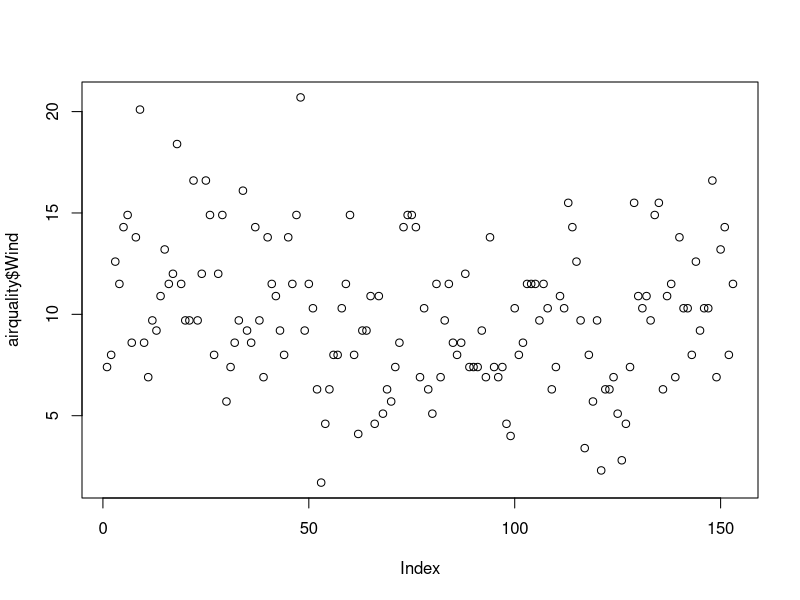
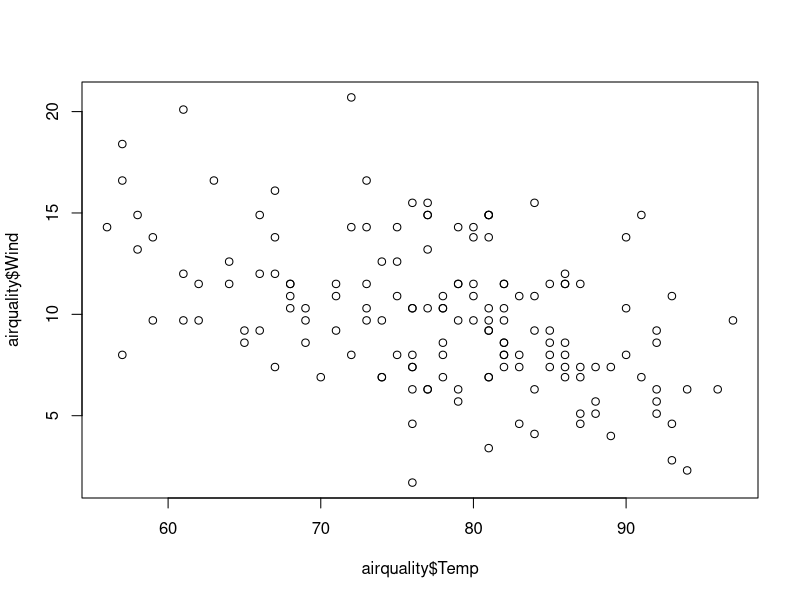
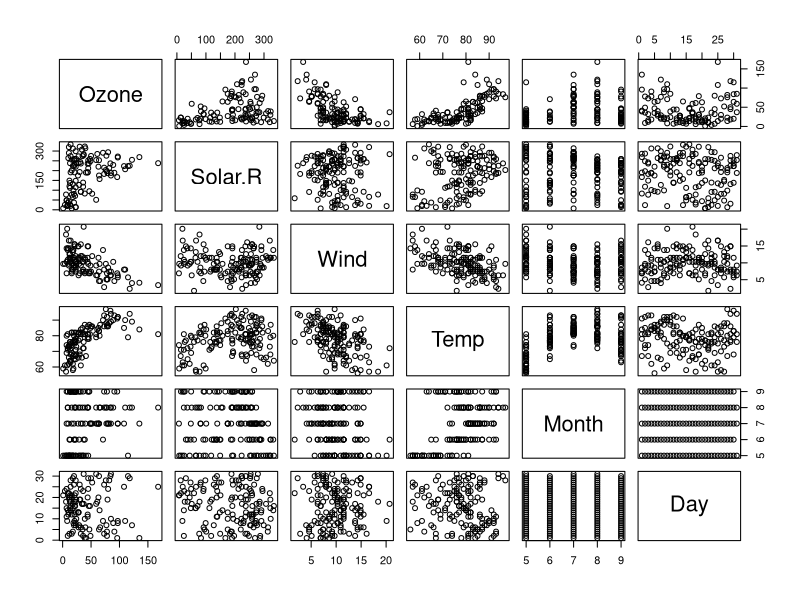
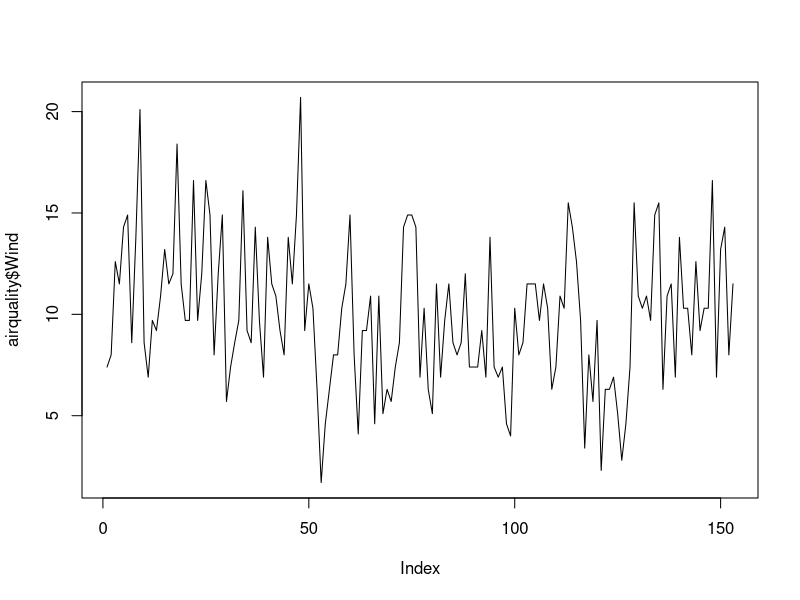
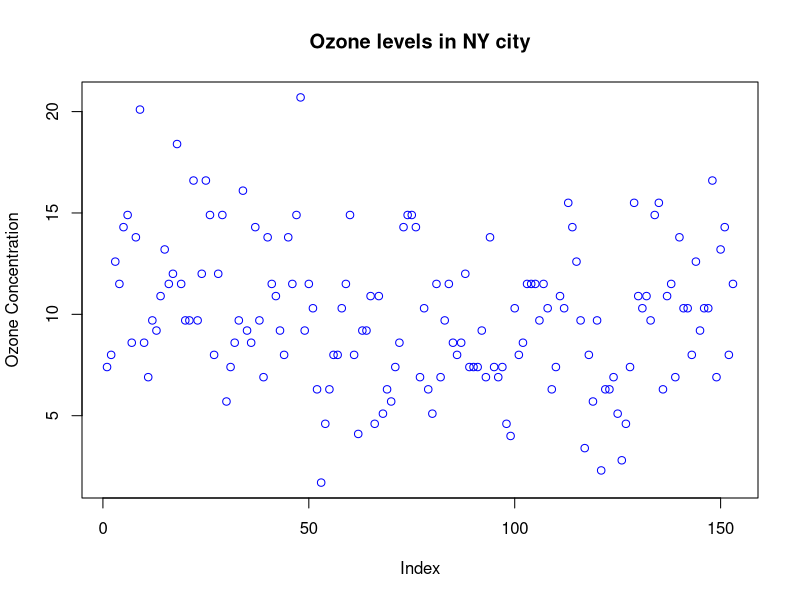
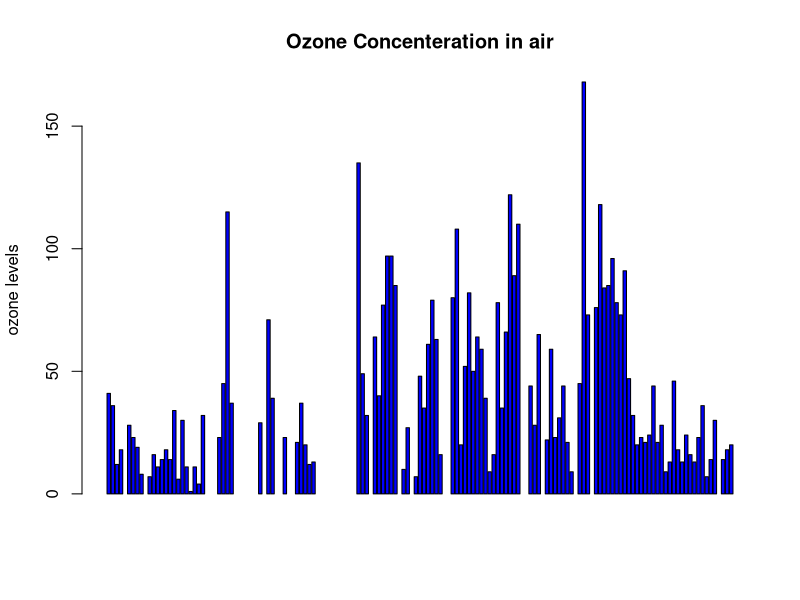
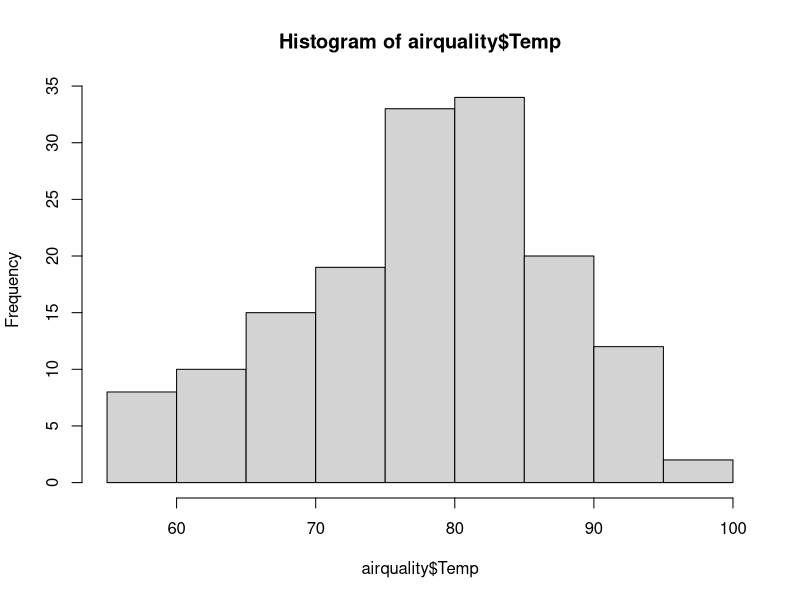
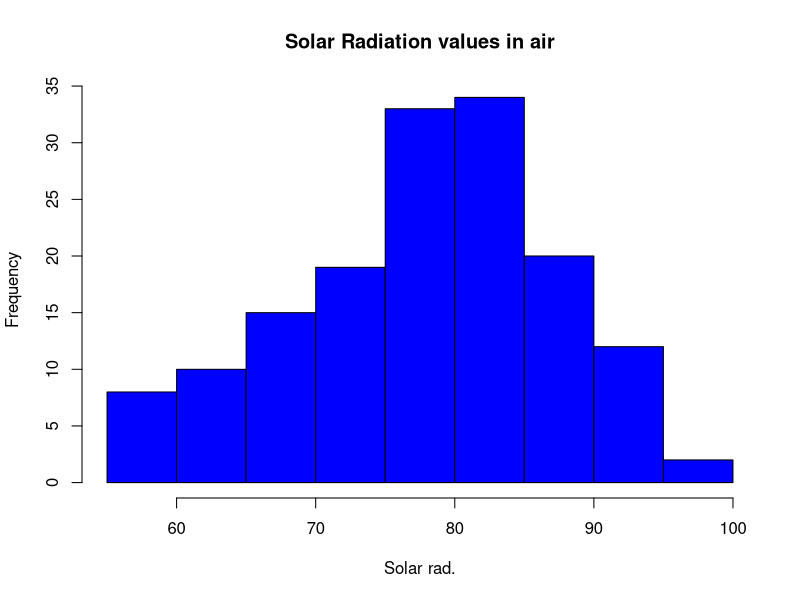

Source code (R) for these figures, in order: (Note: this script raises an error after producing the figures.)

#airquality = read.csv('path/airquality.csv',header=TRUE, sep=",")
airquality<- datasets::airquality
####Top 10 rows and last 10 rows
head(airquality,10)
tail(airquality,10)
######Columns
airquality[,c(1,2)]

df<-airquality[,-6]
print(df)
summary(airquality[,1])

airquality$Ozone

summary(airquality$Wind)

###########Summary of the data#########

summary(airquality)
summary(airquality$Wind) 

#####################
plot(airquality$Wind)
plot(airquality$Temp,airquality$Wind,type="p")
plot(airquality)
# points and lines 
plot(airquality$Wind, type= "l") # p: points, l: lines,b: both
plot(airquality$Wind, xlab = 'Index', 
     ylab = "Ozone Concentration", main = 'Ozone levels in NY city',
     col = 'blue')

# Horizontal bar plot
barplot(airquality$Ozone, main = 'Ozone Concenteration in air',
        ylab = 'ozone levels', col= 'blue',horiz =F,axes=T)
#Histogram
hist(airquality$Temp)
hist(airquality$Temp, 
     main = 'Solar Radiation values in air',
     xlab = 'Solar rad.', col='blue')

#Single box plot
boxplot(airquality$Wind,main="Boxplot")

boxplot.stats(airquality$Wind)$out  #gives the value of outlair



# Multiple box plots
boxplot(airquality[,1:4],main='Multiple')
#margin of the grid(mar), 
#no of rows and columns(mfrow), 
#whether a border is to be included(bty) 
#and position of the 
#labels(las: 1 for horizontal, las: 0 for vertical)
#bty - box around the plot "o" - box around the plot,"n"- No box around the plot
par(mfrow=c(3,3),mar=c(2,5,2,1),  las=1, bty="o")
plot(airquality$Ozone)
plot(airquality$Ozone, airquality$Wind)
plot(airquality$Ozone, type= "l")
plot(airquality$Ozone, type= "l")
plot(airquality$Ozone, type= "l")
barplot(airquality$Ozone, main = 'Ozone Concenteration in air',
        xlab = 'ozone levels', col='green',horiz = TRUE)
hist(airquality$Solar.R)
boxplot(airquality$Solar.R)
boxplot(airquality[,0:4], main='Multiple Box plots')

print(max(airquality$Ozone, na.rm=TRUE))
print(length(airquality$Ozone)) #dim for the size of data frame
print(min(dim(airquality)))

#var
#skewness
#kurtosis
b<-3
hist(airquality[,b])
sd(airquality[,b],na.rm = T)
var(airquality[,b],na.rm = T)
skewness(airquality[,b],na.rm = T)
kurtosis(airquality[,b],na.rm = T)

##Home work
#e_quakes<-datasets::quakes
#summary(e_quakes)
#Load Packages















